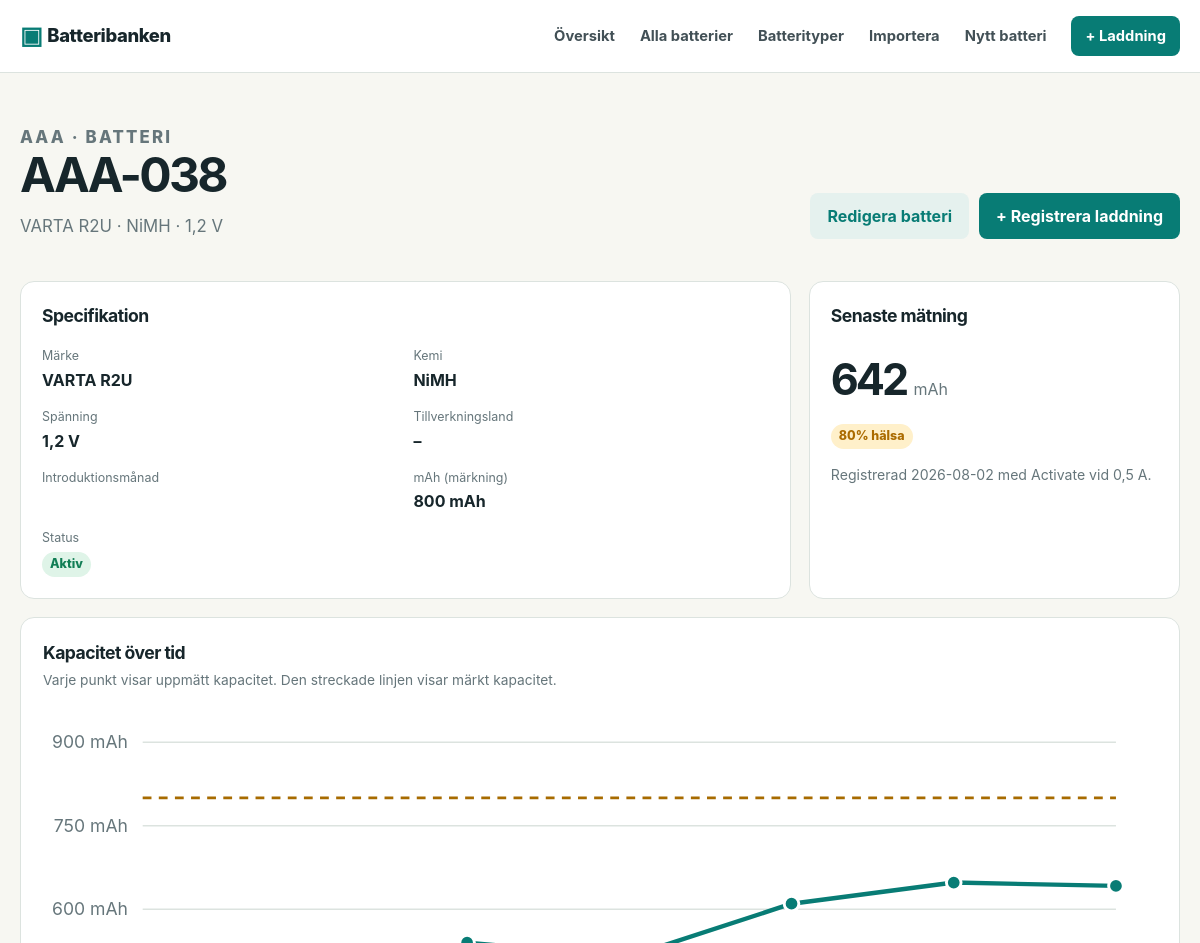
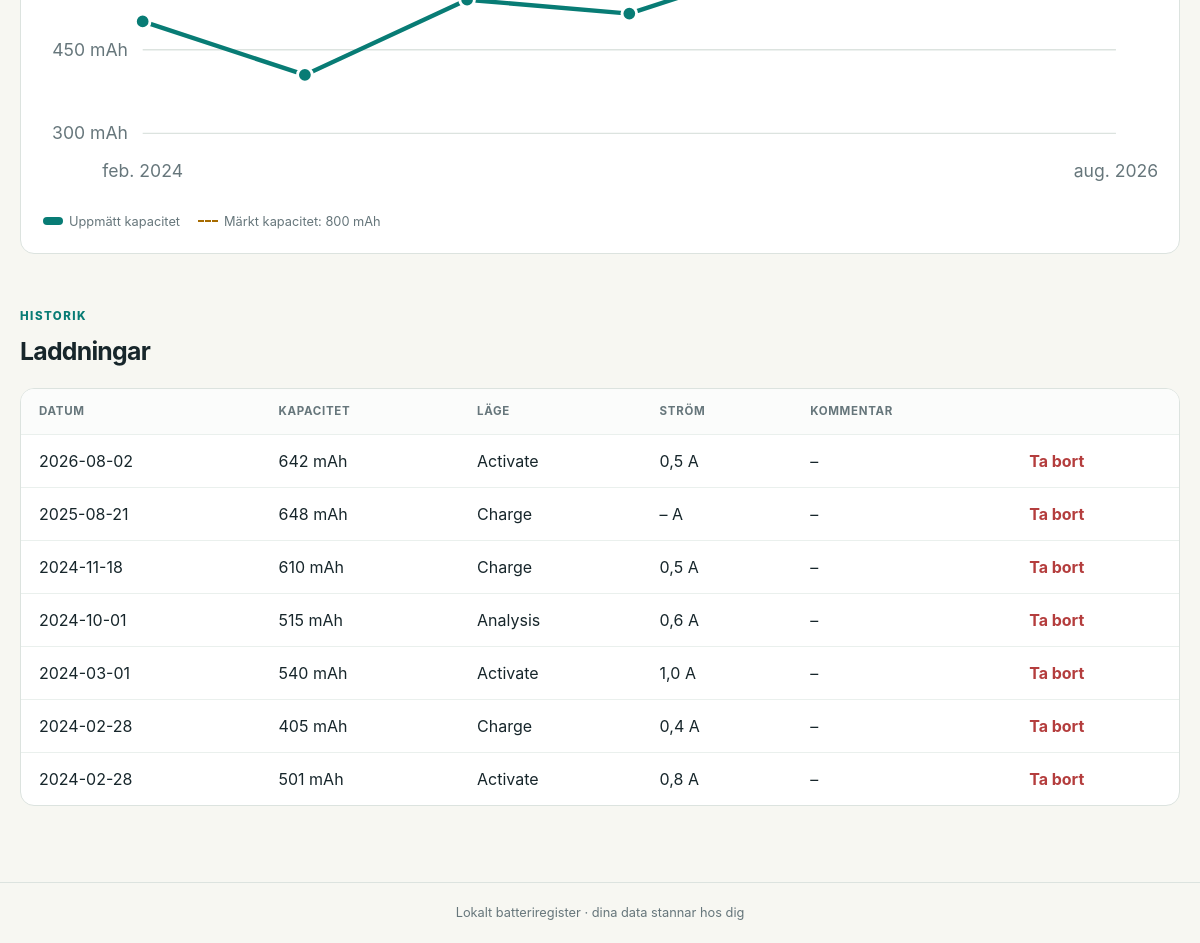
The page /batteries/38 on the database its author committed (2 pictures, top to bottom).
### tables this page shows
CREATE TABLE battery_types (
    id INTEGER PRIMARY KEY AUTOINCREMENT,
    code TEXT NOT NULL UNIQUE,
    name TEXT NOT NULL,
    description TEXT,
    created_at TEXT NOT NULL DEFAULT CURRENT_TIMESTAMP
);

CREATE TABLE batteries (
    id INTEGER PRIMARY KEY AUTOINCREMENT,
    type_id INTEGER NOT NULL REFERENCES battery_types(id) ON DELETE RESTRICT,
    identifier TEXT NOT NULL UNIQUE,
    brand TEXT NOT NULL,
    chemistry TEXT NOT NULL,
    voltage REAL NOT NULL,
    country TEXT,
    introduced_month TEXT NOT NULL,
    nominal_capacity_mah REAL NOT NULL,
    status TEXT NOT NULL CHECK(status IN ('Aktiv', 'Väntande', 'Ej aktivt')),
    custom_values TEXT NOT NULL DEFAULT '{}',
    created_at TEXT NOT NULL DEFAULT CURRENT_TIMESTAMP
);

CREATE TABLE charges (
                id INTEGER PRIMARY KEY AUTOINCREMENT,
                battery_id INTEGER NOT NULL REFERENCES batteries(id) ON DELETE CASCADE,
                charged_on TEXT NOT NULL,
                capacity_mah REAL NOT NULL CHECK(capacity_mah >= 0),
                mode TEXT NOT NULL CHECK(mode IN ('Activate', 'Charge', 'Analysis')),
                current_a REAL CHECK(current_a IS NULL OR (current_a >= 0.1 AND current_a <= 2.0)),
                comment TEXT,
                created_at TEXT NOT NULL DEFAULT CURRENT_TIMESTAMP
            );

### app.py (the view)
    @app.route("/batteries/<int:battery_id>")
    def battery_detail(battery_id):
        database = get_db()
        battery = get_battery_or_404(battery_id)
        charges = database.execute(
            "SELECT * FROM charges WHERE battery_id = ? ORDER BY charged_on DESC, id DESC",
            (battery_id,),
        ).fetchall()
        fields = get_type_fields(battery["type_id"])
        custom_values = json.loads(battery["custom_values"] or "{}")
        latest = charges[0] if charges else None
        health = (latest["capacity_mah"] * 100 / battery["nominal_capacity_mah"]) if latest and battery["nominal_capacity_mah"] else None
        chart_points = [
            {"date": charge["charged_on"], "capacity": charge["capacity_mah"]}
            for charge in reversed(charges)
        ]
        return render_template(
            "battery_detail.html", battery=battery, charges=charges, fields=fields,
            custom_values=custom_values, latest=latest, health=health, chart_points=chart_points,
        )

### app.py (called while the page is built)
def get_db():
    if "db" not in g:
        database_path = g.get("database_path") or DATABASE_PATH
        database_path.parent.mkdir(parents=True, exist_ok=True)
        g.db = sqlite3.connect(database_path)
        g.db.row_factory = sqlite3.Row
        g.db.execute("PRAGMA foreign_keys = ON")
    return g.db

def get_battery_or_404(battery_id):
    battery = get_db().execute(
        """
        SELECT batteries.*, battery_types.code AS type_code, battery_types.name AS type_name
        FROM batteries JOIN battery_types ON battery_types.id = batteries.type_id
        WHERE batteries.id = ?
        """,
        (battery_id,),
    ).fetchone()
    if battery is None:
        abort(404)
    return battery

def get_type_fields(type_id):
    return get_db().execute(
        "SELECT * FROM battery_type_fields WHERE type_id = ? ORDER BY position, id", (type_id,)
    ).fetchall()

### templates/battery_detail.html (shortened to what this page needs)
{% extends 'base.html' %}
{% block content %}
<section class="page-title"><div><p class="eyebrow">{{ battery.type_code }} · BATTERI</p><h1>{{ battery.identifier }}</h1><p>{{ battery.brand }} · {{ battery.chemistry }} · {{ battery.voltage|swedish_number(1) }} V</p></div><div style="display:flex;gap:10px;flex-wrap:wrap"><a class="button secondary" href="{{ url_for('battery_edit', battery_id=battery.id) }}">Redigera batteri</a><a class="button primary" href="{{ url_for('charge_new', battery_id=battery.id) }}">+ Registrera laddning</a></div></section>
<section class="detail-layout"><article class="detail-card"><h2>Specifikation</h2><dl><div><dt>Märke</dt><dd>{{ battery.brand }}</dd></div><div><dt>Kemi</dt><dd>{{ battery.chemistry }}</dd></div><div><dt>Spänning</dt><dd>{{ battery.voltage|swedish_number(1) }} V</dd></div><div><dt>Tillverkningsland</dt><dd>{{ battery.country or '–' }}</dd></div><div><dt>Introduktionsmånad</dt><dd>{{ battery.introduced_month }}</dd></div><div><dt>mAh (märkning)</dt><dd>{{ battery.nominal_capacity_mah|swedish_number }} mAh</dd></div><div><dt>Status</dt><dd><span class="status {{ battery.status|replace(' ', '-')|lower }}">{{ battery.status }}</span></dd></div>{% for field in fields %}<div><dt>{{ field.label }}</dt><dd>{{ custom_values.get(field.field_key) or '–' }}</dd></div>{% endfor %}</dl></article><article class="detail-card health-summary"><h2>Senaste mätning</h2>{% if latest %}<strong class="capacity">{{ latest.capacity_mah|swedish_number }} <small>mAh</small></strong><span class="health {{ health_class(health) }}">{{ health|swedish_number }}% hälsa</span><p>Registrerad {{ latest.charged_on }} med {{ latest.mode }} vid {{ latest.current_a|swedish_number(1) }} A.</p>{% else %}<strong class="capacity">–</strong><p>Ingen laddning är registrerad ännu.</p>{% endif %}</article></section>
{% if chart_points %}
<section class="chart-card" id="capacity-chart" data-points='{{ chart_points|tojson }}' data-nominal="{{ battery.nominal_capacity_mah }}">
  <h2>Kapacitet över tid</h2><p>Varje punkt visar uppmätt kapacitet. Den streckade linjen visar märkt kapacitet.</p>
  <svg class="capacity-chart" viewBox="0 0 760 300" role="img" aria-label="Graf över uppmätt kapacitet i mAh"></svg>
  <div class="chart-legend"><span><i class="legend-dot"></i>Uppmätt kapacitet</span><span><i class="legend-line"></i>Märkt kapacitet: {{ battery.nominal_capacity_mah|swedish_number }} mAh</span></div>
</section>
{% endif %}
<section class="section-heading compact"><div><p class="eyebrow">HISTORIK</p><h2>Laddningar</h2></div></section>
{% if charges %}
<div class="table-wrap"><table><thead><tr><th>Datum</th><th>Kapacitet</th><th>Läge</th><th>Ström</th><th>Kommentar</th><th></th></tr></thead><tbody>{% for charge in charges %}<tr><td>{{ charge.charged_on }}</td><td>{{ charge.capacity_mah|swedish_number }} mAh</td><td>{{ charge.mode }}</td><td>{{ charge.current_a|swedish_number(1) }} A</td><td>{{ charge.comment or '–' }}</td><td><form method="post" action="{{ url_for('charge_delete', charge_id=charge.id) }}" onsubmit="return confirm('Ta bort laddningen från {{ charge.charged_on }}?')"><button class="delete-charge" type="submit">Ta bort</button></form></td></tr>{% endfor %}</tbody></table></div>
{% else %}<p class="muted">Ingen laddningshistorik ännu.</p>{% endif %}
{% endblock %}

### templates/base.html (shortened to what this page needs)
<!doctype html>
<html lang="sv">
<head>
  <link rel="stylesheet" href="{{ url_for('static', filename='style.css') }}">
</head>
<body>
  <header class="site-header">
    <div class="nav-wrap">
      <a class="brand" href="{{ url_for('index') }}"><span class="brand-mark">▣</span>Batteribanken</a>
      <nav aria-label="Huvudmeny">
        <a href="{{ url_for('index') }}">Översikt</a>
        <a href="{{ url_for('battery_list') }}">Alla batterier</a>
        <a href="{{ url_for('type_list') }}">Batterityper</a>
        <a href="{{ url_for('data_import') }}">Importera</a>
        <a href="{{ url_for('battery_new') }}">Nytt batteri</a>
        <a class="nav-action" href="{{ url_for('charge_new') }}">+ Laddning</a>
      </nav>
    </div>
  </header>
  <main class="page-wrap">
    {% block content %}{% endblock %}
  </main>
  <footer>Lokalt batteriregister · dina data stannar hos dig</footer>
</body>
</html>

### static/style.css (style rules this page uses)
:root { --ink:#17262b;--muted:#66767b;--paper:#f7f7f2;--card:#fff;--line:#dce3df;--teal:#087c75;--teal-dark:#05665f;--lime:#d6f099;--good:#117e55;--warn:#ab6b00;--bad:#b43d3d;--radius:14px }
* { box-sizing:border-box }
body { margin:0;background:var(--paper);color:var(--ink);font:16px/1.5 Inter,ui-sans-serif,system-ui,-apple-system,BlinkMacSystemFont,"Segoe UI",sans-serif }
.site-header { background:#fff;border-bottom:1px solid var(--line) }
.nav-wrap,.page-wrap { width:min(1180px,calc(100% - 40px));margin:auto }
.nav-wrap { height:72px;display:flex;align-items:center;justify-content:space-between;gap:20px }
.brand { font-weight:800;font-size:1.15rem;color:var(--ink);text-decoration:none;letter-spacing:-.02em }
.brand-mark { color:var(--teal);font-size:1.5rem;vertical-align:-2px;margin-right:5px }
nav { display:flex;align-items:center;gap:25px }
a { color:var(--teal);font-weight:650;text-decoration:none }
nav a { color:#425056;font-size:.92rem }
.nav-action { background:var(--teal);color:#fff!important;padding:9px 14px;border-radius:8px }
.page-wrap { padding:52px 0 76px;min-height:calc(100vh - 126px) }
.hero,.page-title { display:flex;justify-content:space-between;align-items:flex-end;gap:28px;margin-bottom:42px }
.eyebrow { font-size:.72rem;font-weight:800;letter-spacing:.13em;color:var(--teal);margin:0 0 8px }
h1,h2,h3,p { margin-top:0 }
h1 { font-size:clamp(2rem,4vw,3.65rem);letter-spacing:-.055em;line-height:1.05;margin-bottom:13px }
h2 { font-size:1.55rem;letter-spacing:-.03em;margin-bottom:0 }
.lead,.page-title p { color:var(--muted);font-size:1.05rem;margin-bottom:0 }
.button { display:inline-flex;justify-content:center;align-items:center;border:0;border-radius:8px;padding:11px 17px;font:inherit;font-weight:750;cursor:pointer }
.primary { background:var(--teal);color:#fff }
.secondary { background:#e5f1ee;color:var(--teal) }
.stats article,.detail-card { background:var(--card);border:1px solid var(--line);border-radius:var(--radius);padding:21px }
.section-heading { display:flex;justify-content:space-between;align-items:end;margin:0 0 18px }
.section-heading.compact { margin-top:54px }
.table-wrap { overflow:auto;background:#fff;border:1px solid var(--line);border-radius:var(--radius) }
table { width:100%;border-collapse:collapse;white-space:nowrap }
th,td { text-align:left;padding:14px 18px;border-bottom:1px solid #eaf0ed }
th { font-size:.72rem;letter-spacing:.06em;text-transform:uppercase;color:var(--muted);background:#fbfcfb }
tr:last-child td { border-bottom:0 }
.health,.status { display:inline-flex;padding:3px 8px;border-radius:999px;font-size:.78rem;font-weight:800 }
.health-warning { background:#fff0ca;color:var(--warn) }
.status.aktiv { background:#dff4e8;color:var(--good) }
small,.optional { display:block;margin-top:5px;color:var(--muted);font-size:.76rem;font-weight:400 }
.detail-layout { display:grid;grid-template-columns:1.35fr .65fr;gap:18px }
.detail-card h2 { font-size:1.1rem;margin-bottom:18px }
dl { display:grid;grid-template-columns:repeat(2,1fr);gap:16px;margin:0 }
dt { color:var(--muted);font-size:.78rem;margin-bottom:2px }
dd { margin:0;font-weight:720 }
.capacity { display:block;font-size:2.7rem;letter-spacing:-.07em;margin:18px 0 10px }
.capacity small { display:inline;color:var(--muted);font-size:1rem;letter-spacing:0 }
.health-summary p { color:var(--muted);font-size:.88rem;margin:15px 0 0 }
footer { border-top:1px solid var(--line);padding:20px;text-align:center;font-size:.8rem;color:var(--muted) }

### templates/battery_detail.html (style rules this page uses)
.chart-card { background:#fff;border:1px solid var(--line);border-radius:var(--radius);padding:22px;margin-top:18px }
.chart-card h2 { font-size:1.1rem;margin-bottom:4px }
.chart-card p { color:var(--muted);font-size:.86rem;margin-bottom:16px }
.capacity-chart { display:block;width:100%;height:auto }
.chart-legend { display:flex;gap:18px;flex-wrap:wrap;color:var(--muted);font-size:.8rem;margin-top:8px }
.chart-legend span { display:flex;align-items:center;gap:6px }
.legend-dot,.legend-line { display:inline-block;width:20px }
.legend-dot { height:8px;border-radius:99px;background:var(--teal) }
.legend-line { border-top:2px dashed #a76b00 }
.delete-charge { border:0;background:none;color:var(--bad);font:inherit;font-weight:750;cursor:pointer;padding:0 }

### rows shown on the page
battery_types: type_code "AAA"
batteries: identifier "AAA-038", brand "VARTA R2U", chemistry "NiMH", voltage|swedish_number "1,2", nominal_capacity_mah|swedish_number "800", status "Aktiv"
charges: capacity_mah|swedish_number "642", charged_on "2026-08-02", mode "Activate", current_a|swedish_number "0,5", comment "–"
charges: charged_on "2025-08-21", capacity_mah|swedish_number "648", mode "Charge", current_a|swedish_number "–", comment "–"
charges: charged_on "2024-11-18", capacity_mah|swedish_number "610", mode "Charge", current_a|swedish_number "0,5", comment "–"
charges: charged_on "2024-10-01", capacity_mah|swedish_number "515", mode "Analysis", current_a|swedish_number "0,6", comment "–"
charges: charged_on "2024-03-01", capacity_mah|swedish_number "540", mode "Activate", current_a|swedish_number "1,0", comment "–"
charges: charged_on "2024-02-28", capacity_mah|swedish_number "405", mode "Charge", current_a|swedish_number "0,4", comment "–"
charges: charged_on "2024-02-28", capacity_mah|swedish_number "501", mode "Activate", current_a|swedish_number "0,8", comment "–"

### other values the page prints
{{ battery.country or '–' }} "–"
{{ health|swedish_number }} "80"
